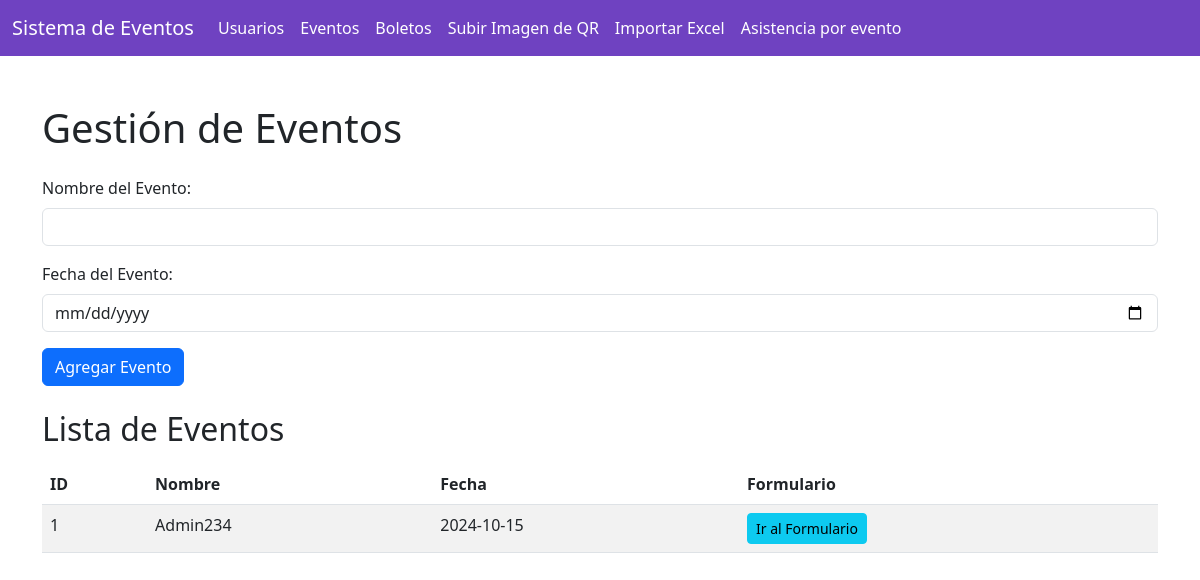
Page /eventos on the earlier database version.
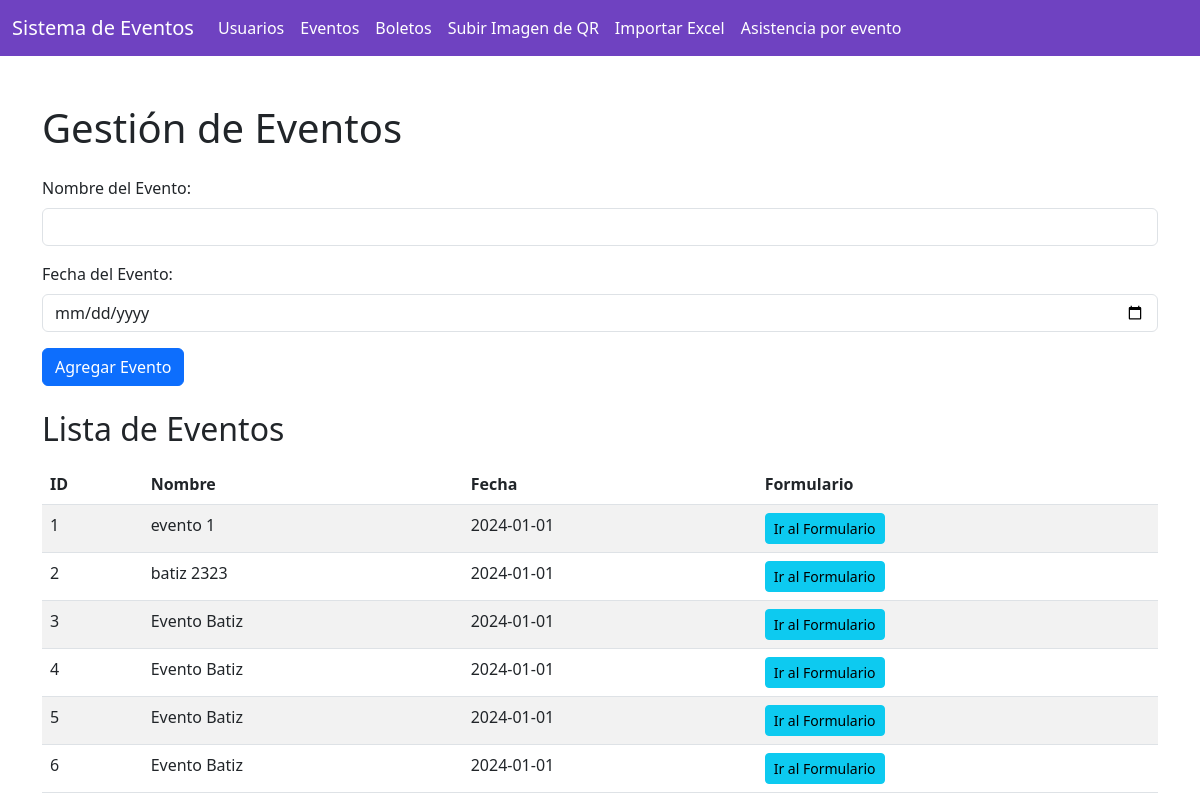
Same page on the later database version.
### app.py (models this page shows)
class Evento(db.Model):
    id = db.Column(db.Integer, primary_key=True)
    nombre = db.Column(db.String(100), nullable=False)
    fecha = db.Column(db.String(100), nullable=False)
    boletos = db.relationship('Boleto', backref='evento', lazy=True)

### app.py (the view, shortened to what this page needs)
@app.route('/eventos', methods=['GET', 'POST'])
def eventos():
    eventos = Evento.query.all()
    return render_template('eventos.html', eventos=eventos)

### templates/eventos.html (shortened to what this page needs)
<!DOCTYPE html>
<html lang="es">
  <head>
    <link
      href="https://cdn.jsdelivr.net/npm/bootstrap@5.3.0-alpha1/dist/css/bootstrap.min.css"
      rel="stylesheet"
    />
  </head>
  <body>
    {% include 'header.html' %}
    <div class="container mt-5">
      <h1 class="mb-4">Gestión de Eventos</h1>
      <form action="/eventos" method="POST" class="mb-4">
        <div class="mb-3">
          <label for="nombre" class="form-label">Nombre del Evento:</label>
          <input
            type="text"
            id="nombre"
            name="nombre"
            class="form-control"
            required
          />
        </div>
        <div class="mb-3">
          <label for="fecha" class="form-label">Fecha del Evento:</label>
          <input
            type="date"
            id="fecha"
            name="fecha"
            class="form-control"
            required
          />
        </div>
        <button type="submit" class="btn btn-primary">Agregar Evento</button>
      </form>
      <h2 class="mb-3">Lista de Eventos</h2>
      <table class="table table-striped">
        <thead>
          <tr>
            <th>ID</th>
            <th>Nombre</th>
            <th>Fecha</th>
            <th>Formulario</th>
          </tr>
        </thead>
        <tbody>
          {% for evento in eventos %}
          <tr>
            <td>{{ evento.id }}</td>
            <td>{{ evento.nombre }}</td>
            <td>{{ evento.fecha }}</td>
            <td>
              <a
                href="{{ url_for('formulario', evento_id=evento.id) }}"
                class="btn btn-info btn-sm"
                >Ir al Formulario</a
              >
            </td>
          </tr>
          {% endfor %}
        </tbody>
      </table>
    </div>
  </body>
</html>

### templates/header.html (shortened to what this page needs)
<nav class="navbar navbar-expand-lg" style="background-color: #6f42c1">
  <div class="container-fluid">
    <a class="navbar-brand text-white" href="/">Sistema de Eventos</a>
    <div class="collapse navbar-collapse" id="navbarNav">
      <ul class="navbar-nav">
        <li class="nav-item">
          <a class="nav-link text-white" href="/usuarios">Usuarios</a>
        </li>
        <li class="nav-item">
          <a class="nav-link text-white" href="/eventos">Eventos</a>
        </li>
        <li class="nav-item">
          <a class="nav-link text-white" href="/boletos">Boletos</a>
        </li>
        <li class="nav-item">
          <a class="nav-link text-white" href="/subir-imagen"
            >Subir Imagen de QR</a
          >
        </li>
        <li class="nav-item">
          <a class="nav-link text-white" href="/importar_excel"
            >Importar Excel</a
          >
        </li>
        <li class="nav-item">
          <a class="nav-link text-white" href="/asistencia"
            >Asistencia por evento</a
          >
        </li>
      </ul>
    </div>
  </div>
</nav>

Differences in the rows shown:
changed Evento id 1: nombre "Admin234" → "evento 1"; fecha "2024-10-15" → "2024-01-01"
added Evento: id "2", nombre "batiz 2323", fecha "2024-01-01"
added Evento: id "3", nombre "Evento Batiz", fecha "2024-01-01"
added Evento: id "4", nombre "Evento Batiz", fecha "2024-01-01"
added Evento: id "5", nombre "Evento Batiz", fecha "2024-01-01"
added Evento: id "6", nombre "Evento Batiz", fecha "2024-01-01"
